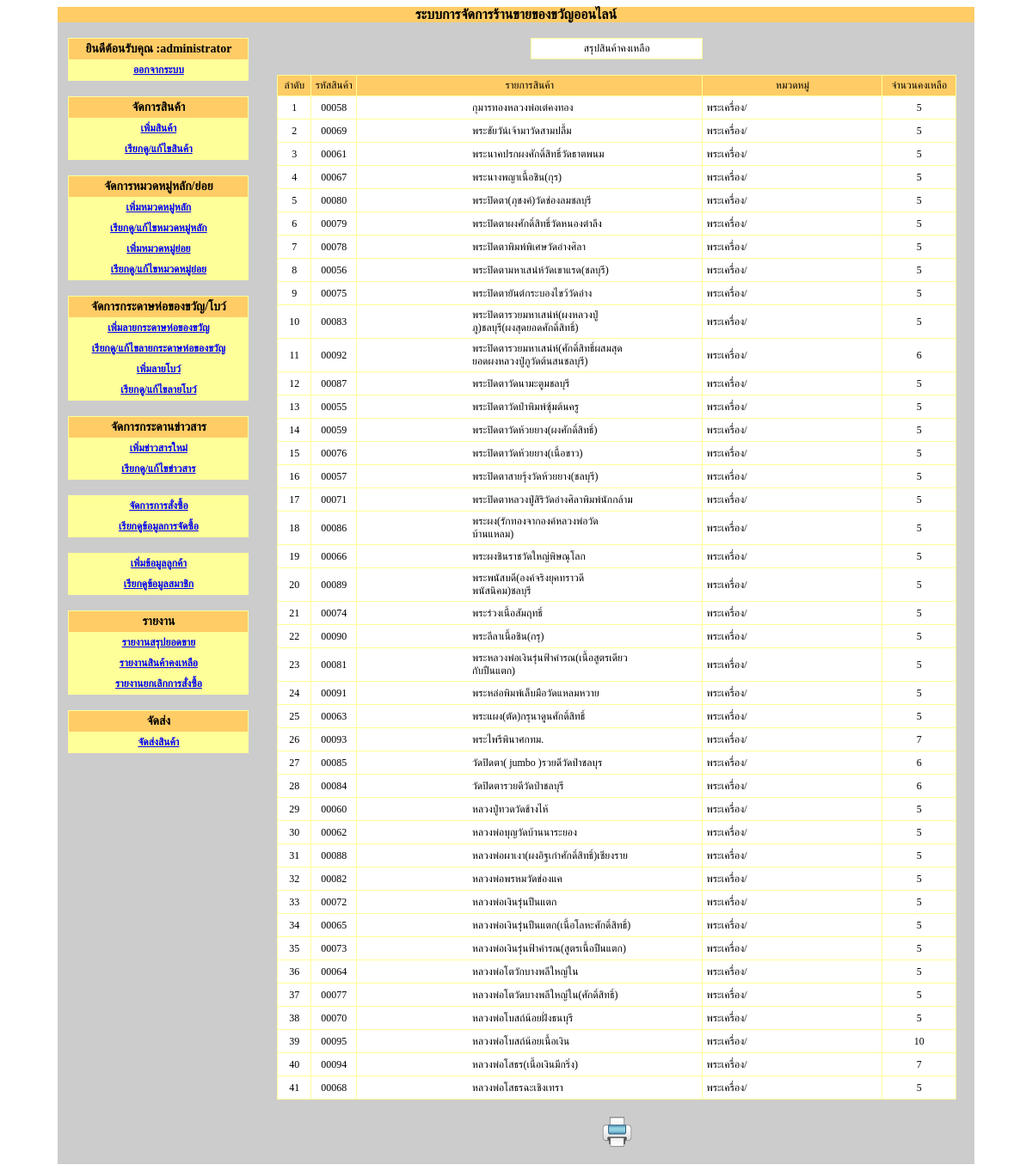
Page /giftshop2_V2_1/admin/main.php?module=report&mode=reportinventory (signed in) on the earlier database version.
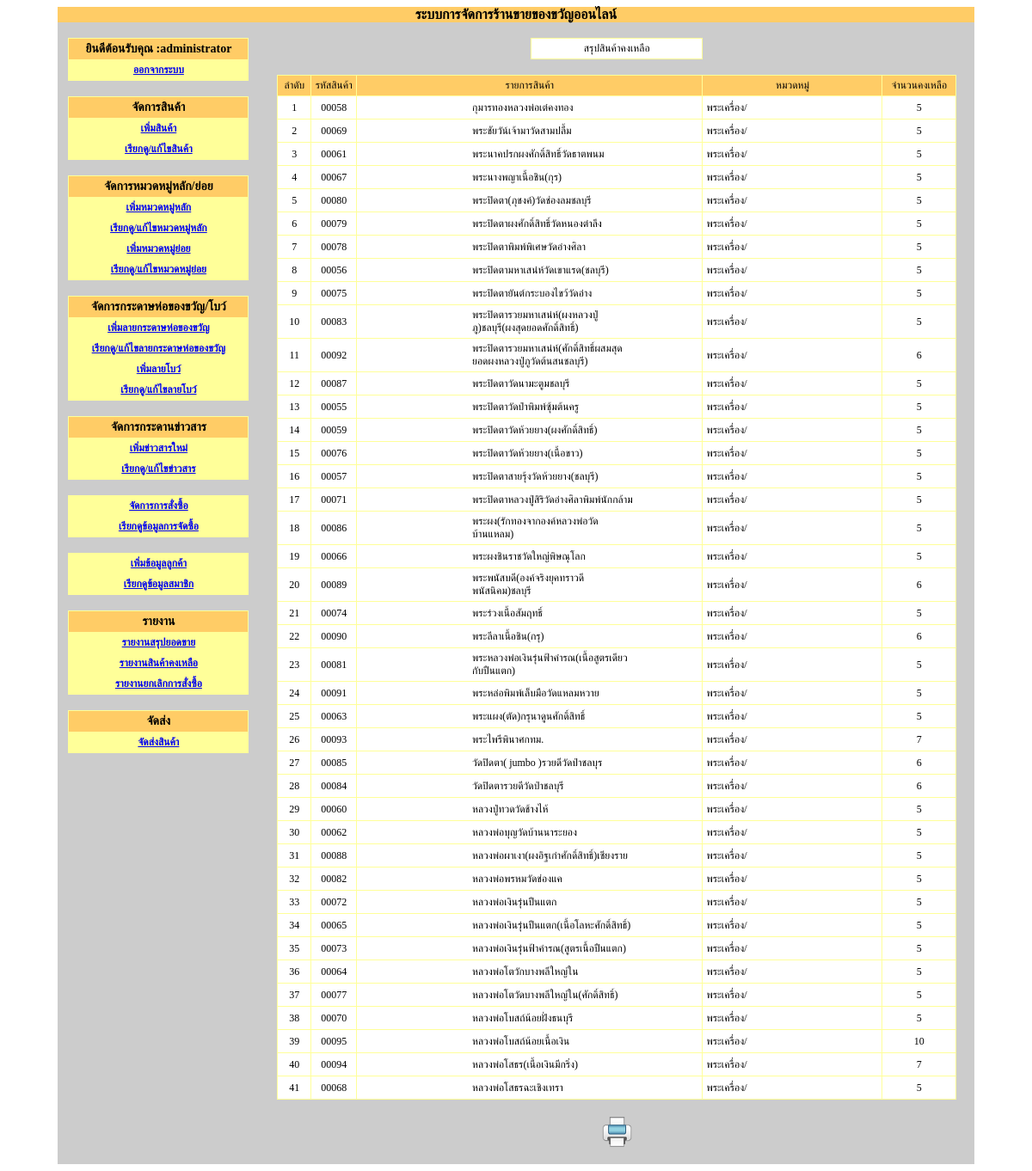
Same page on the later database version.
### tables this page shows
CREATE TABLE `tbl_product` (
  `product_id` int(5) unsigned zerofill NOT NULL auto_increment,
  `product_name` varchar(100) NOT NULL,
  `product_pic` varchar(50) NOT NULL,
  `product_price` varchar(5) NOT NULL,
  `product_detail` text NOT NULL,
  `product_unit` varchar(5) NOT NULL,
  `category_id` int(2) unsigned zerofill NOT NULL,
  `subcategory_id` int(2) unsigned zerofill NOT NULL,
  `product_date` date NOT NULL,
  `product_status` varchar(1) NOT NULL,
  PRIMARY KEY  (`product_id`)
);

CREATE TABLE `tbl_category` (
  `category_id` int(2) unsigned zerofill NOT NULL auto_increment,
  `category_name` varchar(50) NOT NULL,
  `category_status` varchar(1) NOT NULL,
  PRIMARY KEY  (`category_id`)
);

### giftshop2_V2_1/includes/function.ini.php (called while the page is built, shortened)
<?
function getsubcatename($subcategory_id){
	$sql="select * from tbl_subcategory where subcategory_id='$subcategory_id'";
	$qry=mysql_query($sql);
	$db=mysql_fetch_array($qry);
	$subcategory_name=$db['subcategory_name'];
	return $subcategory_name;
}
?>

### giftshop2_V2_1/admin/report.php (the view, shortened to what this page needs)
<?
switch($mode){
?>
  <?
case reportinventory :
?>
<br />
<table width="200" border="0" align="center" cellpadding="4" cellspacing="1" bgcolor="#FFFF99">
  <tr>
    <td align="center" bgcolor="#FFFFFF" class="sizemain1">สรุปสินค้าคงเหลือ</td>
  </tr>
</table>
<br />
<?
$sql="select * from tbl_product as a,tbl_category as b where a.category_id=b.category_id order by category_name asc,product_name asc";
$qry=mysql_query($sql);
$numrow=mysql_num_rows($qry);
?>
 <table width="95%" border="0" align="center" cellpadding="4" cellspacing="1" bgcolor="#FFFF99">
  <tr>
    <td width="5%" align="center" bgcolor="#FFCC66"><span class="sizemain1">ลำดับ</span></td>
    <td width="7%" align="center" bgcolor="#FFCC66" class="sizemain1">รหัสสินค้า</td>
    <td width="59%" align="center" bgcolor="#FFCC66"><span class="sizemain1">รายการสินค้า</span></td>
    <td width="17%" align="center" bgcolor="#FFCC66"><span class="sizemain1">หมวดหมู่</span></td>
    <td width="12%" align="center" bgcolor="#FFCC66"><span class="sizemain1">จำนวนคงเหลือ</span></td>
   </tr>
  <?
  if($numrow==0){
  ?>
  <tr>
    <td colspan="5" bgcolor="#FFFFFF"><span class="sizemain1">ไม่มีข้อมูล</span></td>
  </tr>
  <?
  }else{
	while($db=mysql_fetch_array($qry)){
  $no++;
  ?>
  <tr>
    <td height="23" align="center" bgcolor="#FFFFFF"><span class="sizemain1">
      <?=$no?>
    </span></td>
    <td align="center" bgcolor="#FFFFFF"><span class="sizemain1">
      <?=$db['product_id']?>
    </span></td>
    <td align="center" bgcolor="#FFFFFF"><table width="100%" border="0" cellpadding="0" cellspacing="0">
        <tr>
          <th width="14%" scope="row">&nbsp;</th>
          <td width="14%">&nbsp;</td>
          <td width="5%">&nbsp;</td>
          <td width="49%"><span class="sizemain1">
            <?=$db['product_name']?>
          </span></td>
          <td width="3%">&nbsp;</td>
          <td width="15%">&nbsp;</td>
        </tr>
    </table></td>
    <td align="center" bgcolor="#FFFFFF"><table width="200" border="0" cellpadding="0" cellspacing="0">
        <tr>
          <td align="left" scope="row"><span class="sizemain1">
            <?=$db['category_name']?>
/
<?=getsubcatename($db['subcategory_id'])?>
          </span></td>
        </tr>
    </table></td>
    <td align="center" bgcolor="#FFFFFF"><span class="sizemain1">
      <?=$db['product_unit']?>
    </span></td>
   </tr>
  <?
  	}
  }
  ?>
</table>
    <br />
    <table width="650" border="0" align="center" cellpadding="1" cellspacing="1">
      <tr>
        <td align="center"><a href="print_reportinventory" target="_blank" class="sizemain1"><img src="../images/print-icon.png" width="35" height="35" /></a></td>
      </tr>
</table>
<br />
<?
break;
?>
<?
 }?>

### giftshop2_V2_1/admin/main.php (shortened to what this page needs)
<?
include('../includes/function.ini.php');
$module=$_REQUEST['module'];
$mode=$_REQUEST['mode'];
?>
<!DOCTYPE html PUBLIC "-//W3C//DTD XHTML 1.0 Transitional//EN" "http://www.w3.org/TR/xhtml1/DTD/xhtml1-transitional.dtd">
<html xmlns="http://www.w3.org/1999/xhtml">
<head>
<link type="text/css" href="../css/jquery-ui-1.8.10.custom.css" rel="stylesheet" />
</head>
<body>
<table width="90%" border="0" align="center" cellpadding="0" cellspacing="0">
  <tr>
    <th colspan="5" bgcolor="#FFCC66" scope="row">ระบบการจัดการร้านขายของขวัญออนไลน์</th>
  </tr>
  <tr>
    <th width="22%" align="center" valign="top" bgcolor="#CCCCCC" scope="row"><br />
      <table width="210" border="0" cellpadding="4" cellspacing="1" bgcolor="#FFFF99">
        <tr>
          <th bgcolor="#FFCC66" class="sizebig" scope="row">
          <? if($_SESSION['adminid']!=''){echo "ยินดีต้อนรับคุณ :".$_SESSION['adminname'];}?></th>
        </tr>
        <tr>
          <th scope="row"><span class="sizemain"><a href="main.php?module=logout">ออกจากระบบ</a></span></th>
        </tr>
      </table>
<br />
    <table width="210" border="0" cellpadding="4" cellspacing="1" bgcolor="#FFFF99">
      <tr>
        <th width="161" bgcolor="#FFCC66" class="sizebig" scope="row">จัดการสินค้า</th>
        </tr>
      <tr>
        <th scope="row"><span class="sizemain"><a href="main.php?module=product&mode=insert">เพิ่มสินค้า</a></span></th>
      </tr>
      <tr>
        <th scope="row"><span class="sizemain"><a href="main.php?module=product">เรียกดู/แก้ไขสินค้า</a></span></th>
      </tr>
      </table>
    <br />
    <table width="210" border="0" cellpadding="4" cellspacing="1" bgcolor="#FFFF99">
      <tr>
        <th bgcolor="#FFCC66" class="sizebig" scope="row">จัดการหมวดหมู่หลัก/ย่อย</th>
        </tr>
      <tr>
        <th scope="row"><span class="sizemain"><a href="main.php?module=category&mode=insert">เพิ่มหมวดหมู่หลัก</a></span></th>
        </tr>
      <tr>
        <th scope="row"><span class="sizemain"><a href="main.php?module=category">เรียกดู/แก้ไขหมวดหมู่หลัก</a></span></th>
        </tr>
      <tr>
        <th scope="row"><span class="sizemain"><a href="main.php?module=subcategory&mode=insert">เพิ่มหมวดหมู่ย่อย</a></span></th>
      </tr>
      <tr>
        <th scope="row"><span class="sizemain"><a href="main.php?module=subcategory">เรียกดู/แก้ไขหมวดหมู่ย่อย</a></span></th>
      </tr>
    </table>
    <br />
    <table width="210" border="0" cellpadding="4" cellspacing="1" bgcolor="#FFFF99">
      <tr>
        <th bgcolor="#FFCC66" class="sizebig" scope="row">จัดการกระดาษห่อของขวัญ/โบว์</th>
      </tr>
      <tr>
        <th scope="row"><span class="sizemain"><a href="main.php?module=paper&mode=insert">เพิ่มลายกระดาษห่อของขวัญ</a></span></th>
      </tr>
      <tr>
        <th scope="row"><span class="sizemain"><a href="main.php?module=paper">เรียกดู/แก้ไขลายกระดาษห่อของขวัญ</a></span></th>
      </tr>
      <tr>
        <th scope="row"><span class="sizemain"><a href="main.php?module=ribbon&mode=insert">เพิ่มลายโบว์</a></span></th>
      </tr>
      <tr>
        <th scope="row"><span class="sizemain"><a href="main.php?module=ribbon">เรียกดู/แก้ไขลายโบว์</a></span></th>
      </tr>
    </table>
    <br />
    <table width="210" border="0" cellpadding="4" cellspacing="1" bgcolor="#FFFF99">
      <tr>
        <th bgcolor="#FFCC66" class="sizebig" scope="row">จัดการกระดานข่าวสาร</th>
      </tr>
      <tr>
        <th scope="row"><span class="sizemain"><a href="main.php?module=news&mode=add">เพิ่มข่าวสารใหม่</a></span></th>
      </tr>
      <tr>
        <th scope="row"><span class="sizemain"><a href="main.php?module=news">เรียกดู/แก้ไขข่าวสาร</a></span></th>
      </tr>
      </table>
    <br />
    <table width="210" border="0" cellpadding="4" cellspacing="1" bgcolor="#FFFF99">
      <tr>
        <th scope="row"><span class="sizemain"><a href="main.php?module=order">จัดการการสั่งซื้อ</a></span></th>
      </tr>
      <tr>
        <th scope="row"><span class="sizemain"><a href="main.php?module=order2">เรียกดูข้อมูลการจัดซื้อ</a></span></th>
      </tr>
    </table>
<br />
    <table width="210" border="0" cellpadding="4" cellspacing="1" bgcolor="#FFFF99">
    <tr>
        <th scope="row"><span class="sizemain"><a href="main.php?module=add_customer">เพิ่มข้อมูลลูกค้า</a></span></th>
      </tr>
      <tr>
        <th scope="row"><span class="sizemain"><a href="main.php?module=customer">เรียกดูข้อมูลสมาชิก</a></span></th>
      </tr>
      </table>
    <br />
    <table width="210" border="0" cellpadding="4" cellspacing="1" bgcolor="#FFFF99">
      <tr>
        <th bgcolor="#FFCC66" class="sizebig" scope="row">รายงาน</th>
      </tr>
      <tr>
        <th scope="row"><span class="sizemain"><a href="main.php?module=reportcirculation">รายงานสรุปยอดขาย</a></span></th>
      </tr>
      <tr>
        <th scope="row"><span class="sizemain"><a href="main.php?module=report&amp;mode=reportinventory">รายงานสินค้าคงเหลือ</a></span></th>
      </tr>
      <tr>
        <th scope="row"><span class="sizemain"><a href="main.php?module=report&amp;mode=cancel">รายงานยกเลิกการสั่งซื้อ</a></span></th>
      </tr>
      </table>
    <br>
    <table width="210" border="0" cellpadding="4" cellspacing="1" bgcolor="#FFFF99">
      <tr>
        <th bgcolor="#FFCC66" class="sizebig" scope="row">จัดส่ง</th>
      </tr>
      <tr>
        <th scope="row"><span class="sizemain"><a href="main.php?module=delivery">จัดส่งสินค้า</a></span></th>
      </tr>
      </table>
    <p>&nbsp;</p></th>
    <td width="78%" colspan="4" align="center" valign="top" bgcolor="#CCCCCC">
     <?
    if($module !=''){require("".$module.".php");
	}else{
		echo "
<br />
<center><h3>ระบบหลังร้าน</h3></center>
";
	}
	?></td>
  </tr>
</table>
</body>
</html>

### giftshop2_V2_1/admin/main.php (style rules this page uses)
.sizemain { font-size: 12px; }
.sizebig { font-size: 14px; }

### giftshop2_V2_1/admin/report.php (style rules this page uses)
.sizemain1 { font-size: 12px; }

Differences in the rows shown:
changed tbl_product "พระพนัสบดี(องค์จริงยุคทราวดีพนัสนิคม)ชลบุรี": product_unit "5" → "6"
changed tbl_product "พระลีลาเนื้อชิน(กรุ)": product_unit "5" → "6"
